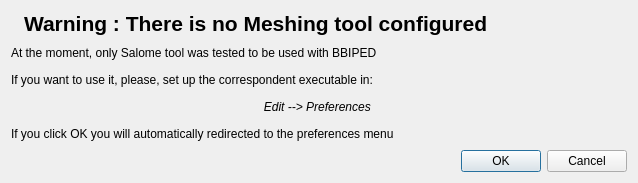
<?xml version="1.0" encoding="UTF-8"?>
<ui version="4.0">
 <class>MeshingToolConfigurationWarningDialog</class>
 <widget class="QDialog" name="MeshingToolConfigurationWarningDialog">
  <property name="geometry">
   <rect>
    <x>0</x>
    <y>0</y>
    <width>638</width>
    <height>183</height>
   </rect>
  </property>
  <property name="sizePolicy">
   <sizepolicy hsizetype="Fixed" vsizetype="Fixed">
    <horstretch>0</horstretch>
    <verstretch>0</verstretch>
   </sizepolicy>
  </property>
  <property name="windowTitle">
   <string>Dialog</string>
  </property>
  <layout class="QVBoxLayout" name="verticalLayout">
   <item>
    <layout class="QHBoxLayout" name="horizontalLayout">
     <item>
      <widget class="QLabel" name="label">
       <property name="sizePolicy">
        <sizepolicy hsizetype="Fixed" vsizetype="Fixed">
         <horstretch>0</horstretch>
         <verstretch>0</verstretch>
        </sizepolicy>
       </property>
       <property name="text">
        <string/>
       </property>
       <property name="pixmap">
        <pixmap resource="../../toolbarIcons.qrc">:/new/toolbarIcons/images/warning.png</pixmap>
       </property>
      </widget>
     </item>
     <item>
      <widget class="QLabel" name="label_2">
       <property name="font">
        <font>
         <pointsize>16</pointsize>
         <weight>75</weight>
         <bold>true</bold>
        </font>
       </property>
       <property name="text">
        <string>Warning : There is no Meshing tool configured</string>
       </property>
      </widget>
     </item>
    </layout>
   </item>
   <item>
    <widget class="QLabel" name="label_3">
     <property name="text">
      <string>At the moment, only Salome tool was tested to be used with BBIPED</string>
     </property>
    </widget>
   </item>
   <item>
    <widget class="QLabel" name="label_4">
     <property name="text">
      <string>If you want to use it, please, set up the correspondent executable in:</string>
     </property>
    </widget>
   </item>
   <item>
    <widget class="QLabel" name="label_5">
     <property name="font">
      <font>
       <italic>true</italic>
      </font>
     </property>
     <property name="text">
      <string>Edit --&gt; Preferences </string>
     </property>
     <property name="alignment">
      <set>Qt::AlignCenter</set>
     </property>
    </widget>
   </item>
   <item>
    <widget class="QLabel" name="label_6">
     <property name="text">
      <string>If you click OK you will automatically redirected to the preferences menu</string>
     </property>
    </widget>
   </item>
   <item>
    <widget class="QDialogButtonBox" name="warningMeshingButtonBox">
     <property name="orientation">
      <enum>Qt::Horizontal</enum>
     </property>
     <property name="standardButtons">
      <set>QDialogButtonBox::Cancel|QDialogButtonBox::Ok</set>
     </property>
    </widget>
   </item>
  </layout>
 </widget>
 <resources>
  <include location="../../toolbarIcons.qrc"/>
 </resources>
 <connections>
  <connection>
   <sender>warningMeshingButtonBox</sender>
   <signal>accepted()</signal>
   <receiver>MeshingToolConfigurationWarningDialog</receiver>
   <slot>accept()</slot>
   <hints>
    <hint type="sourcelabel">
     <x>248</x>
     <y>254</y>
    </hint>
    <hint type="destinationlabel">
     <x>157</x>
     <y>274</y>
    </hint>
   </hints>
  </connection>
  <connection>
   <sender>warningMeshingButtonBox</sender>
   <signal>rejected()</signal>
   <receiver>MeshingToolConfigurationWarningDialog</receiver>
   <slot>reject()</slot>
   <hints>
    <hint type="sourcelabel">
     <x>316</x>
     <y>260</y>
    </hint>
    <hint type="destinationlabel">
     <x>286</x>
     <y>274</y>
    </hint>
   </hints>
  </connection>
 </connections>
</ui>
